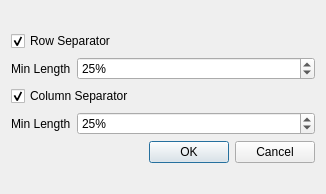
<?xml version="1.0" encoding="UTF-8"?>
<ui version="4.0">
 <class>dialog</class>
 <widget class="QDialog" name="dialog">
  <property name="geometry">
   <rect>
    <x>0</x>
    <y>0</y>
    <width>326</width>
    <height>194</height>
   </rect>
  </property>
  <property name="sizePolicy">
   <sizepolicy hsizetype="Preferred" vsizetype="Maximum">
    <horstretch>0</horstretch>
    <verstretch>0</verstretch>
   </sizepolicy>
  </property>
  <property name="windowTitle">
   <string>Table Separator</string>
  </property>
  <property name="modal">
   <bool>true</bool>
  </property>
  <layout class="QVBoxLayout" name="verticalLayout">
   <item>
    <layout class="QGridLayout" name="gridLayout">
     <property name="sizeConstraint">
      <enum>QLayout::SetDefaultConstraint</enum>
     </property>
     <item row="5" column="0">
      <widget class="QDialogButtonBox" name="buttons">
       <property name="sizePolicy">
        <sizepolicy hsizetype="Expanding" vsizetype="Fixed">
         <horstretch>0</horstretch>
         <verstretch>0</verstretch>
        </sizepolicy>
       </property>
       <property name="orientation">
        <enum>Qt::Horizontal</enum>
       </property>
       <property name="standardButtons">
        <set>QDialogButtonBox::Cancel|QDialogButtonBox::Ok</set>
       </property>
      </widget>
     </item>
     <item row="0" column="0">
      <widget class="QCheckBox" name="chk_row_separator">
       <property name="text">
        <string>Row Separator</string>
       </property>
       <property name="checked">
        <bool>true</bool>
       </property>
      </widget>
     </item>
     <item row="2" column="0">
      <widget class="QCheckBox" name="chk_col_separator">
       <property name="text">
        <string>Column Separator</string>
       </property>
       <property name="checked">
        <bool>true</bool>
       </property>
      </widget>
     </item>
     <item row="3" column="0">
      <layout class="QHBoxLayout" name="horizontalLayout">
       <item>
        <widget class="QLabel" name="label">
         <property name="text">
          <string>Min Length</string>
         </property>
        </widget>
       </item>
       <item>
        <widget class="QSpinBox" name="edit_min_col_separator_percentage">
         <property name="sizePolicy">
          <sizepolicy hsizetype="Expanding" vsizetype="Fixed">
           <horstretch>0</horstretch>
           <verstretch>0</verstretch>
          </sizepolicy>
         </property>
         <property name="suffix">
          <string>%</string>
         </property>
         <property name="maximum">
          <number>100</number>
         </property>
         <property name="value">
          <number>25</number>
         </property>
        </widget>
       </item>
      </layout>
     </item>
     <item row="1" column="0">
      <layout class="QHBoxLayout" name="horizontalLayout_2">
       <item>
        <widget class="QLabel" name="label_2">
         <property name="text">
          <string>Min Length</string>
         </property>
        </widget>
       </item>
       <item>
        <widget class="QSpinBox" name="edit_min_row_separator_percentage">
         <property name="sizePolicy">
          <sizepolicy hsizetype="Expanding" vsizetype="Fixed">
           <horstretch>0</horstretch>
           <verstretch>0</verstretch>
          </sizepolicy>
         </property>
         <property name="suffix">
          <string>%</string>
         </property>
         <property name="maximum">
          <number>100</number>
         </property>
         <property name="value">
          <number>25</number>
         </property>
        </widget>
       </item>
      </layout>
     </item>
    </layout>
   </item>
  </layout>
 </widget>
 <resources/>
 <connections>
  <connection>
   <sender>buttons</sender>
   <signal>accepted()</signal>
   <receiver>dialog</receiver>
   <slot>accept()</slot>
   <hints>
    <hint type="sourcelabel">
     <x>248</x>
     <y>254</y>
    </hint>
    <hint type="destinationlabel">
     <x>157</x>
     <y>274</y>
    </hint>
   </hints>
  </connection>
  <connection>
   <sender>buttons</sender>
   <signal>rejected()</signal>
   <receiver>dialog</receiver>
   <slot>reject()</slot>
   <hints>
    <hint type="sourcelabel">
     <x>316</x>
     <y>260</y>
    </hint>
    <hint type="destinationlabel">
     <x>286</x>
     <y>274</y>
    </hint>
   </hints>
  </connection>
 </connections>
</ui>
